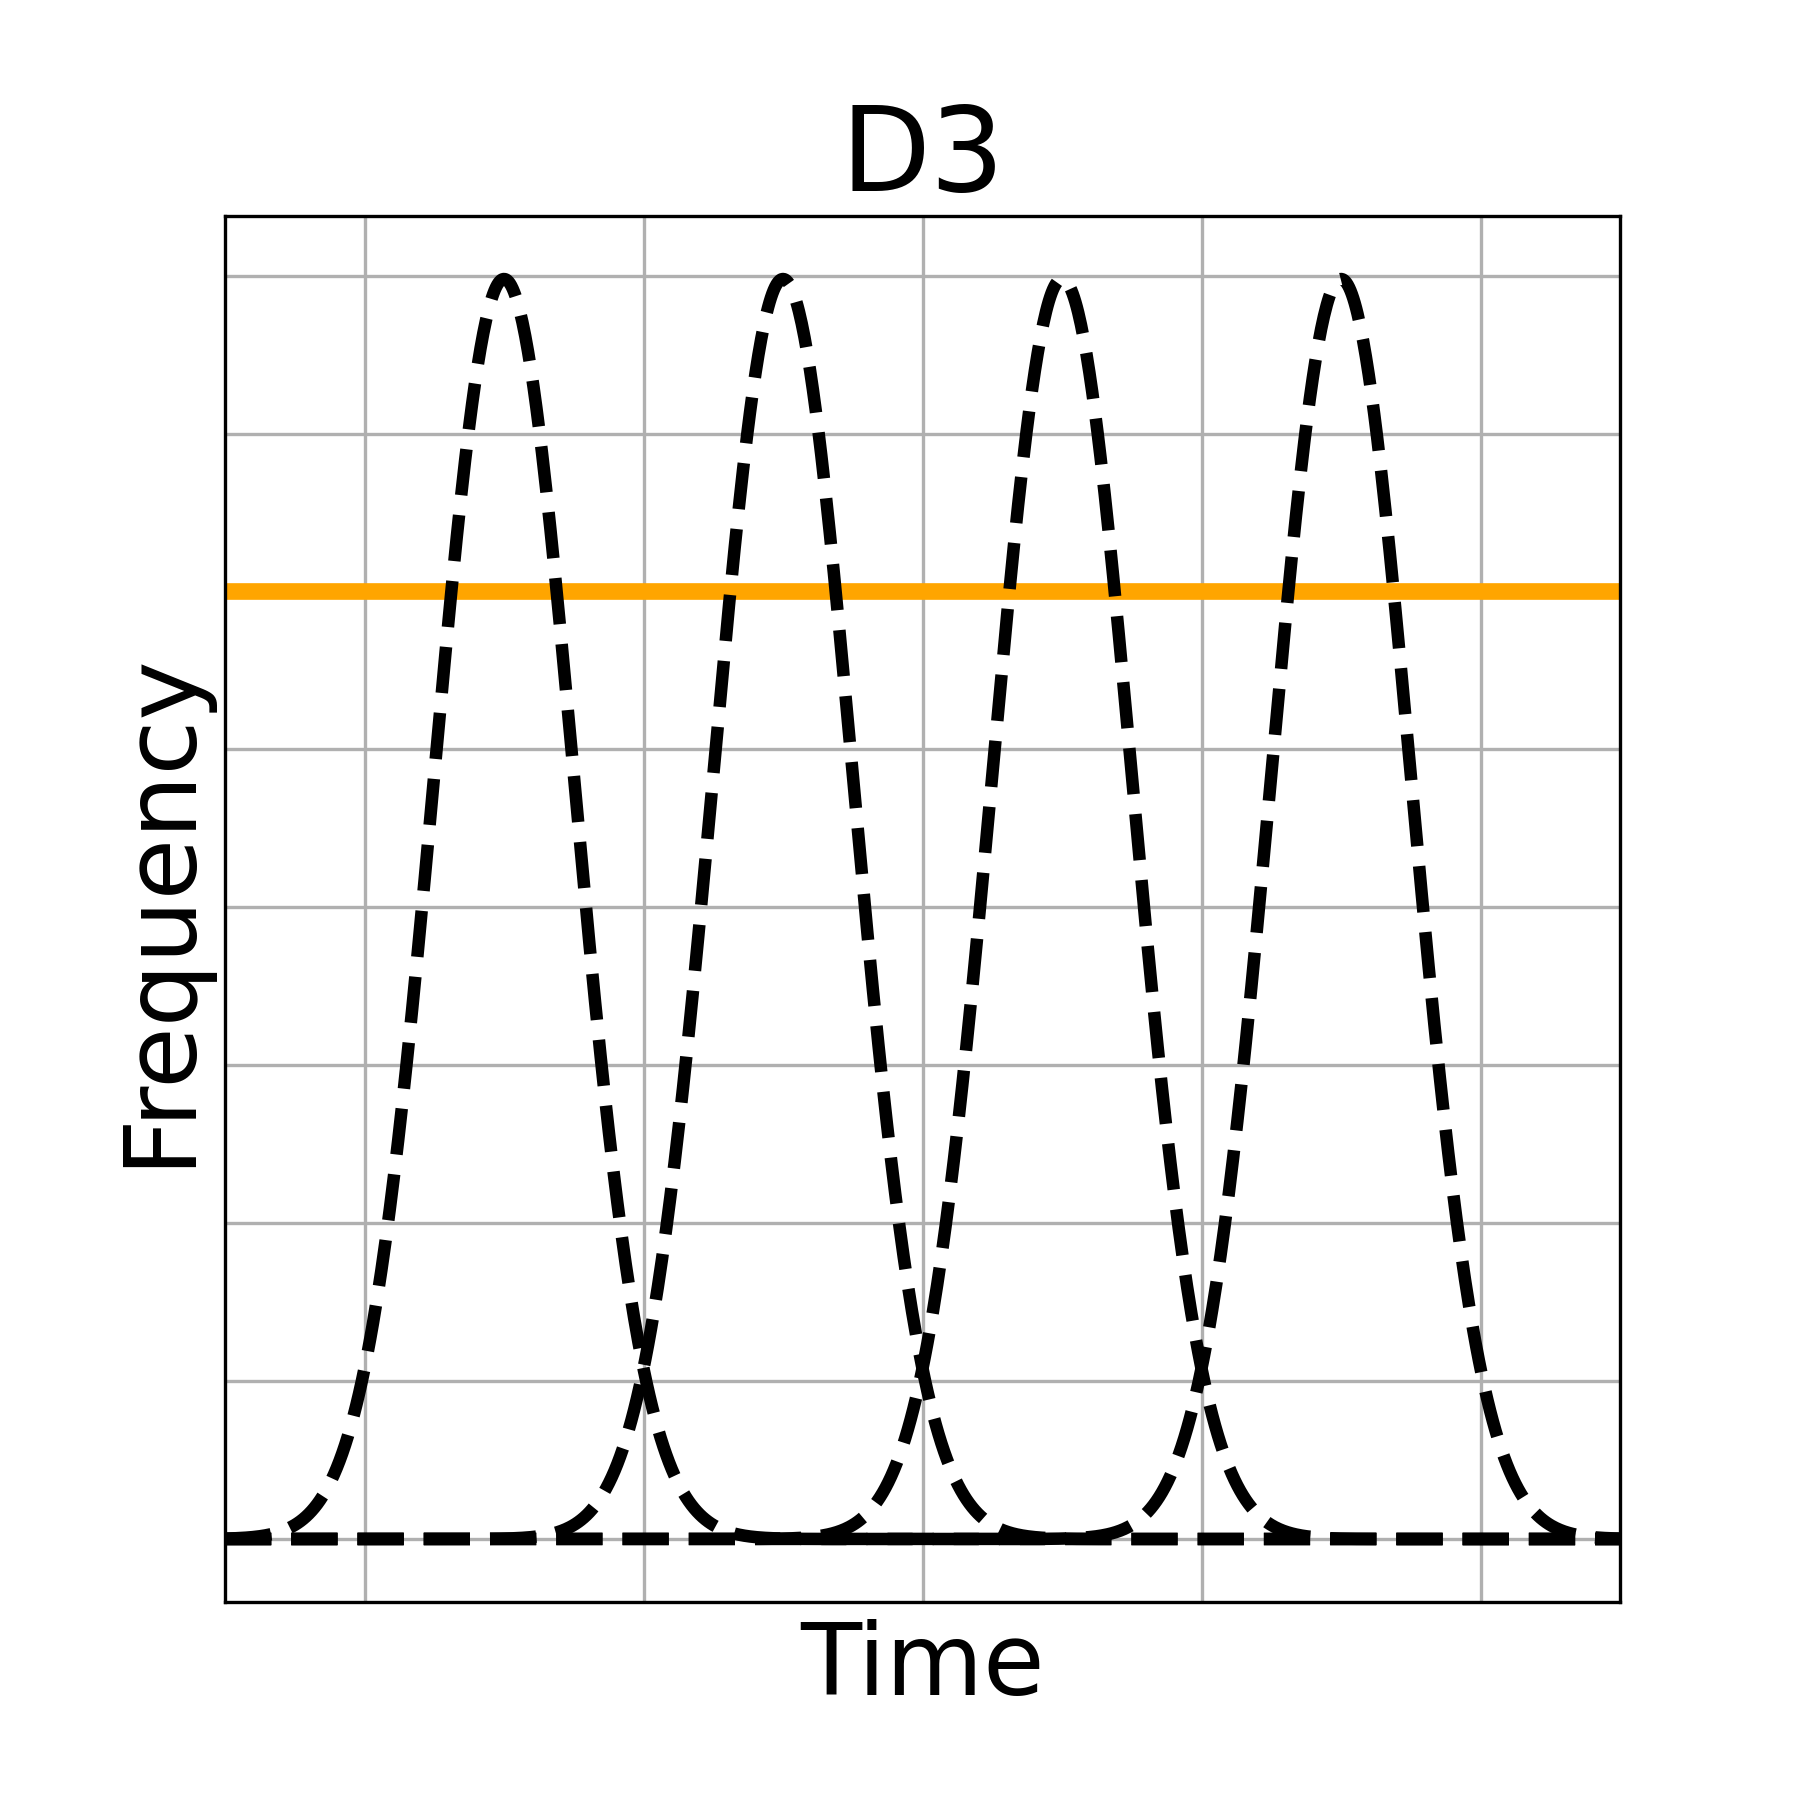

This chart was generated by the following Python code:
# Redo the black dashed line as an exponential curve on the same plot settings as before.

import numpy as np
# import matplotlib.pyplot as plt

# c3_noise = np.random.rand(300)
# c3_colors = np.random.rand(300,4)

# plt.figure(figsize=(6, 6))  # Making the plot square
# x = np.linspace(0, 60, 300)


# # Plotting each point as a vertical line to simulate a histogram
# for i in range(len(x)):
#     plt.vlines(x[i], 0, c3_noise[i], colors=c3_colors[i])

# # Create an exponential curve for the dashed line
# c3_exponential_line = np.exp(0.1 * x) - 1  # This creates an exponential growth starting from 0
# c3_exponential_line /= np.max(c3_exponential_line)  # Normalize to max at 1

# plt.plot(x, c3_exponential_line, 'k--', linewidth= 4)  # Exponential dashed line

# # Remove ticks and labels
# plt.tick_params(left=False, right=False, labelleft=False, labelbottom=False, bottom=False)

# # Set the limits to ensure the dashed line reaches the top left edge
# plt.xlim(0, 60)
# plt.ylim(0, 1)

# plt.xlabel('Time', fontsize=24)
# plt.ylabel('Frequency', fontsize=24)

# plt.title('C3', fontsize=28)

# # Add Arrows to the end of the axes
# # plt.annotate('', xy=(60, 0), xytext=(0, 0), arrowprops=dict(facecolor='black', arrowstyle='->'))
# # plt.annotate('', xy=(0, 1.1), xytext=(0, 0), arrowprops=dict(facecolor='black', arrowstyle='->'))

# plt.grid(True)
# plt.tight_layout()

# # save
# plt.savefig('test.png', dpi=300)


# import numpy as np
# import matplotlib.pyplot as plt
# from scipy.stats import norm

# # Generate data for a narrow normal distribution skewed to the left
# mu = 1  # mean
# sigma = 0.005  # standard deviation
# # skewness = -5  # skewness parameter
# size = 1000  # number of data points

# data = np.random.normal(loc=mu, scale=sigma, size=size)
# # data = np.power(data, skewness)

# # Calculate the probability density function
# x = np.linspace(0, 5, 100)
# pdf = (1 / (sigma * np.sqrt(2 * np.pi)) * np.exp(-(x - mu)**2 / (2 * sigma**2))) # * np.abs(skewness)

# # Plot the probability density function
# plt.plot(x, pdf, color='g', linewidth=2)
# plt.title('Narrow Left Skewed Normal Distribution')
# plt.xlabel('X')
# plt.ylabel('Density')
# plt.grid(True)

# plt.savefig('test.png', dpi=300)

# import matplotlib.pyplot as plt
# import numpy as np

# # Create data for the normal distribution
# x = np.linspace(-5, 5, 1000)
# y = 1/(np.sqrt(2*np.pi*0.5**2)) * np.exp(-(x-2)**2/(2*0.5**2))  # Narrow normal distribution with mean close to 0

# # Create the plot
# plt.figure(figsize=(6, 6))

# # Plot the orange straight horizontal line
# plt.plot([-5, 60], [0.6, 0.6], color='orange', linewidth=4, label='Horizontal Line from 0 to 60')

# # Plot the narrow normal distribution
# plt.plot(x, y, 'k--', linewidth=4)

# # Add labels and legend
# plt.xlabel('Time', fontsize=24)
# plt.ylabel('Frequency', fontsize=24)

# plt.tick_params(left=False, right=False, labelleft=False, labelbottom=False, bottom=False)
# plt.title('D2', fontsize=28)
# # Show the plot
# plt.grid(True)
# plt.tight_layout()
# plt.savefig('test.png', dpi=300)





import matplotlib.pyplot as plt
import numpy as np

# Define the parameters for the first normal distribution
x1 = np.linspace(-5, 5, 1000)
y1 = 1/(np.sqrt(2*np.pi*0.5**2)) * np.exp(-(x1+3)**2/(2*0.5**2))  # First normal distribution with mean 2

# Define the parameters for the second normal distribution
x2 = np.linspace(-5, 5, 1000)
y2 = 1/(np.sqrt(2*np.pi*0.5**2)) * np.exp(-(x2+1)**2/(2*0.5**2))  # Second normal distribution with mean -2

# Define the parameters for the third normal distribution
x3 = np.linspace(-5, 5, 1000)
y3 = 1/(np.sqrt(2*np.pi*0.5**2)) * np.exp(-(x3-1)**2/(2*0.5**2))  # Third normal distribution with mean 0

# Define the parameters for the fourth normal distribution
x4 = np.linspace(-5, 5, 1000)
y4 = 1/(np.sqrt(2*np.pi*0.5**2)) * np.exp(-(x4-3)**2/(2*0.5**2))  # Fourth normal distribution with mean 0

# Create the plot
plt.figure(figsize=(6, 6))

plt.plot([min(x1), 5], [0.6, 0.6], color='orange', linewidth=4)

# Plot the first normal distribution
plt.plot(x1, y1, 'k--', linewidth=3)

# Plot the second normal distribution
plt.plot(x2, y2, 'k--', linewidth=3)

# Plot the third normal distribution
plt.plot(x3, y3, 'k--', linewidth=3)

# Plot the fourth normal distribution
plt.plot(x4, y4, 'k--', linewidth=3)

plt.xlim(-5, 5)
# plt.ylim(0, 1)
# Add labels and legend
plt.xlabel('Time', fontsize=24)
plt.ylabel('Frequency', fontsize=24)
plt.title('D3', fontsize=28)
plt.tick_params(left=False, right=False, labelleft=False, labelbottom=False, bottom=False)

# Show the plot
plt.grid(True)
plt.savefig('test.png', dpi=300)
